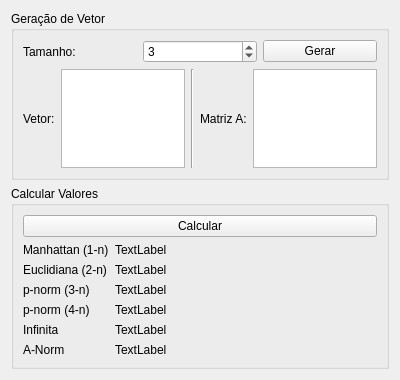
<?xml version="1.0" encoding="UTF-8"?>
<ui version="4.0">
 <class>VectorNormTab</class>
 <widget class="QWidget" name="VectorNormTab">
  <property name="geometry">
   <rect>
    <x>0</x>
    <y>0</y>
    <width>400</width>
    <height>380</height>
   </rect>
  </property>
  <property name="windowTitle">
   <string>Form</string>
  </property>
  <layout class="QVBoxLayout" name="verticalLayout">
   <item>
    <widget class="QGroupBox" name="groupBox">
     <property name="title">
      <string>Geração de Vetor</string>
     </property>
     <layout class="QVBoxLayout" name="verticalLayout_2">
      <item>
       <layout class="QHBoxLayout" name="horizontalLayout">
        <item>
         <widget class="QLabel" name="label">
          <property name="text">
           <string>Tamanho:</string>
          </property>
         </widget>
        </item>
        <item>
         <widget class="QSpinBox" name="vsize_spinBox">
          <property name="value">
           <number>3</number>
          </property>
         </widget>
        </item>
        <item>
         <widget class="QPushButton" name="gen_pushButton">
          <property name="text">
           <string>Gerar</string>
          </property>
         </widget>
        </item>
       </layout>
      </item>
      <item>
       <layout class="QHBoxLayout" name="horizontalLayout_5">
        <item>
         <widget class="QLabel" name="label_8">
          <property name="text">
           <string>Vetor:</string>
          </property>
         </widget>
        </item>
        <item>
         <widget class="QTableWidget" name="A_tableWidget">
          <attribute name="horizontalHeaderDefaultSectionSize">
           <number>60</number>
          </attribute>
          <attribute name="horizontalHeaderMinimumSectionSize">
           <number>60</number>
          </attribute>
          <attribute name="verticalHeaderMinimumSectionSize">
           <number>30</number>
          </attribute>
         </widget>
        </item>
        <item>
         <widget class="Line" name="line">
          <property name="orientation">
           <enum>Qt::Vertical</enum>
          </property>
         </widget>
        </item>
        <item>
         <widget class="QLabel" name="label_9">
          <property name="text">
           <string>Matriz A:</string>
          </property>
         </widget>
        </item>
        <item>
         <widget class="QTableWidget" name="A_tableWidget_2">
          <attribute name="horizontalHeaderDefaultSectionSize">
           <number>60</number>
          </attribute>
          <attribute name="horizontalHeaderMinimumSectionSize">
           <number>60</number>
          </attribute>
          <attribute name="verticalHeaderMinimumSectionSize">
           <number>30</number>
          </attribute>
         </widget>
        </item>
       </layout>
      </item>
     </layout>
    </widget>
   </item>
   <item>
    <widget class="QGroupBox" name="groupBox_2">
     <property name="title">
      <string>Calcular Valores</string>
     </property>
     <layout class="QVBoxLayout" name="verticalLayout_3">
      <item>
       <layout class="QHBoxLayout" name="horizontalLayout_4">
        <item>
         <widget class="QPushButton" name="calc_pushButton">
          <property name="text">
           <string>Calcular</string>
          </property>
         </widget>
        </item>
       </layout>
      </item>
      <item>
       <layout class="QFormLayout" name="formLayout_2">
        <item row="0" column="0">
         <widget class="QLabel" name="label_2">
          <property name="text">
           <string>Manhattan (1-n)</string>
          </property>
         </widget>
        </item>
        <item row="1" column="0">
         <widget class="QLabel" name="label_3">
          <property name="text">
           <string>Euclidiana (2-n)</string>
          </property>
         </widget>
        </item>
        <item row="2" column="0">
         <widget class="QLabel" name="label_4">
          <property name="text">
           <string>p-norm (3-n)</string>
          </property>
         </widget>
        </item>
        <item row="3" column="0">
         <widget class="QLabel" name="label_5">
          <property name="text">
           <string>p-norm (4-n)</string>
          </property>
         </widget>
        </item>
        <item row="4" column="0">
         <widget class="QLabel" name="label_6">
          <property name="text">
           <string>Infinita</string>
          </property>
         </widget>
        </item>
        <item row="5" column="0">
         <widget class="QLabel" name="label_7">
          <property name="text">
           <string>A-Norm</string>
          </property>
         </widget>
        </item>
        <item row="0" column="1">
         <widget class="QLabel" name="label_10">
          <property name="text">
           <string>TextLabel</string>
          </property>
         </widget>
        </item>
        <item row="1" column="1">
         <widget class="QLabel" name="label_11">
          <property name="text">
           <string>TextLabel</string>
          </property>
         </widget>
        </item>
        <item row="2" column="1">
         <widget class="QLabel" name="label_12">
          <property name="text">
           <string>TextLabel</string>
          </property>
         </widget>
        </item>
        <item row="3" column="1">
         <widget class="QLabel" name="label_13">
          <property name="text">
           <string>TextLabel</string>
          </property>
         </widget>
        </item>
        <item row="4" column="1">
         <widget class="QLabel" name="label_14">
          <property name="text">
           <string>TextLabel</string>
          </property>
         </widget>
        </item>
        <item row="5" column="1">
         <widget class="QLabel" name="label_15">
          <property name="text">
           <string>TextLabel</string>
          </property>
         </widget>
        </item>
       </layout>
      </item>
     </layout>
    </widget>
   </item>
  </layout>
 </widget>
 <resources/>
 <connections/>
</ui>
